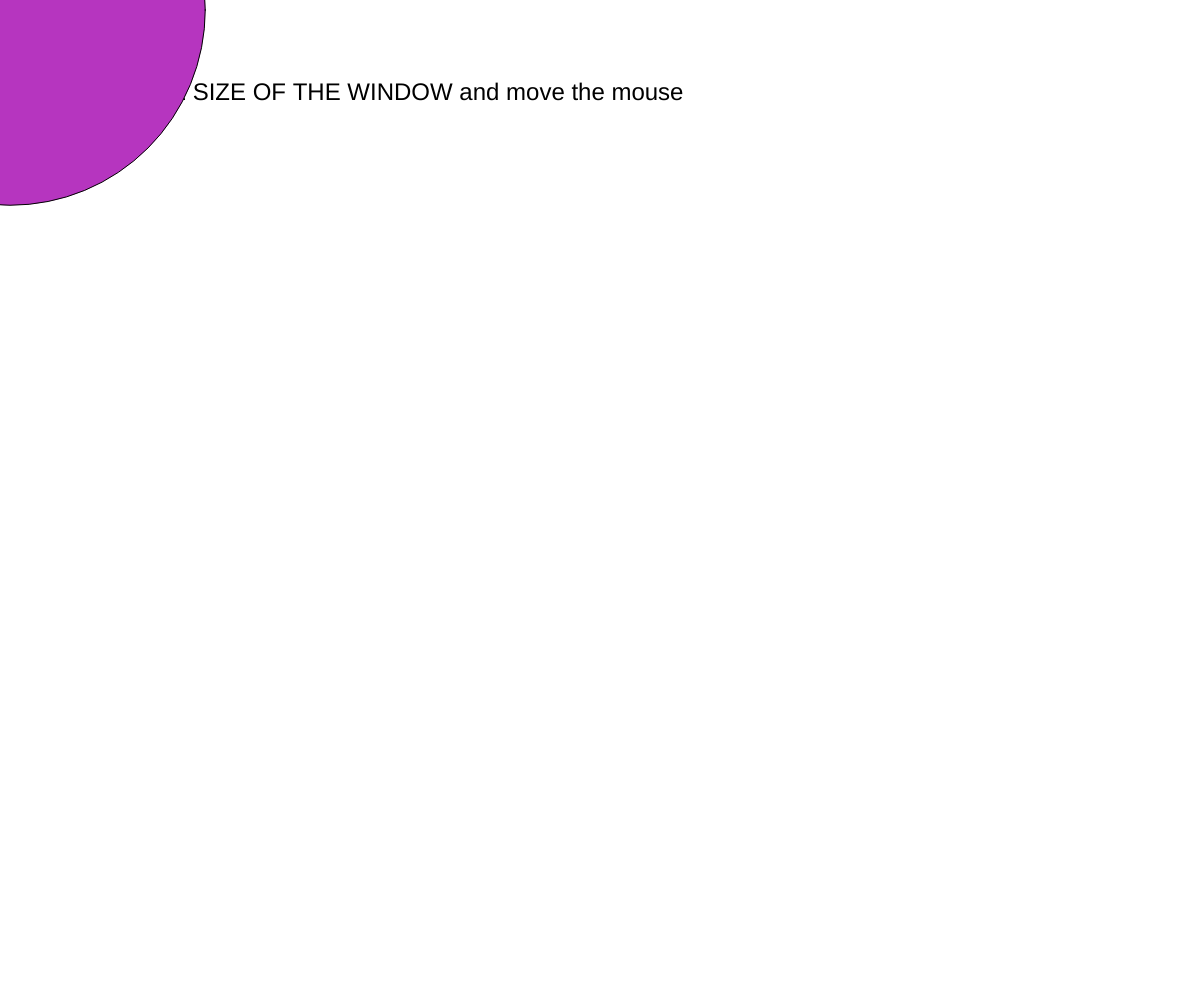
Frame 1 (no input)
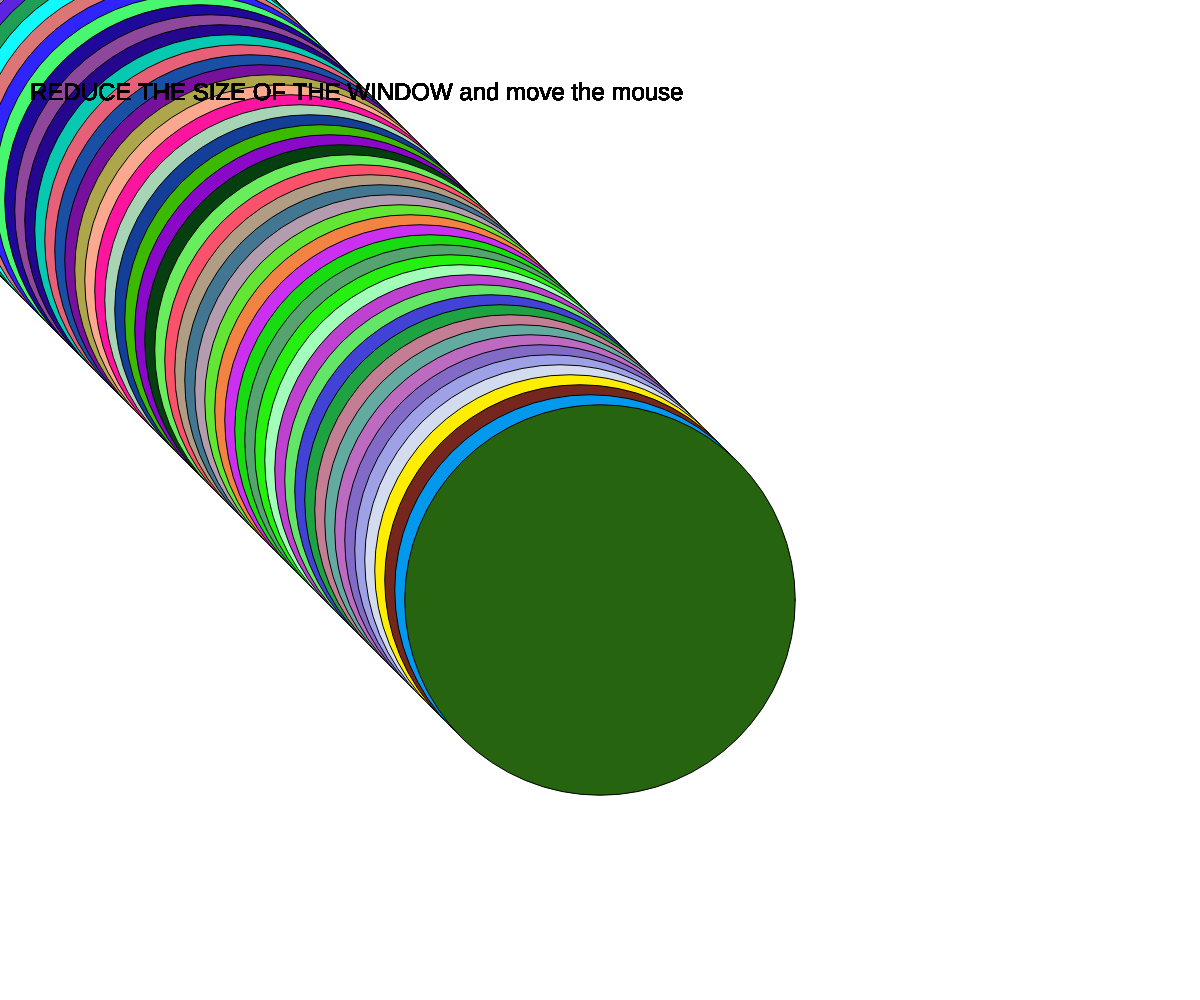
Frame 60 (no input)
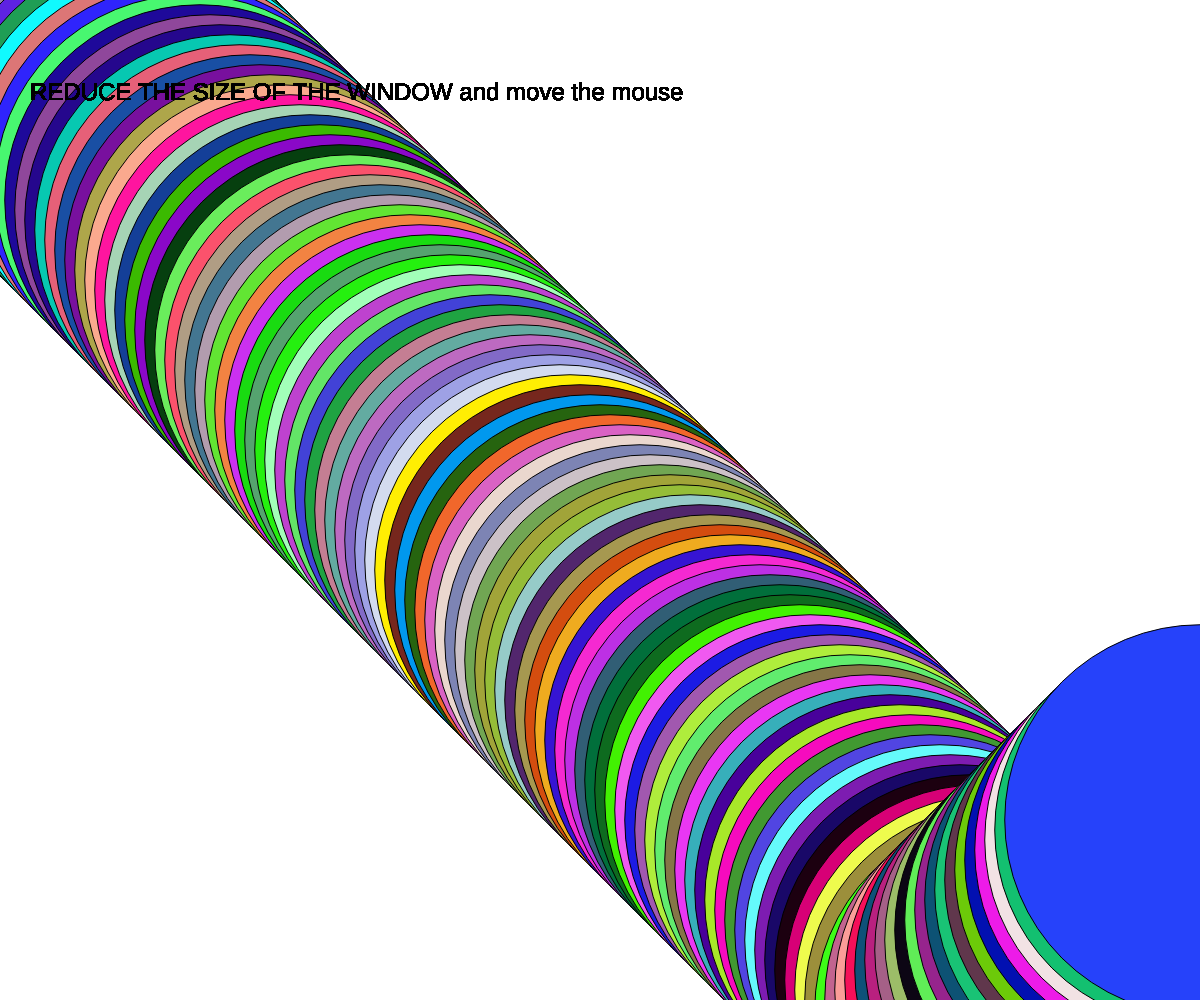
Frame 120 (the mouse pressed at the canvas centre since frame 60)

The p5.js sketch that drew these frames (run headless with seeded random() and noise() and a simulated clock; from frame 60 on, the mouse is pressed at the canvas centre):

// p5.js sketch
// ── sketch.js
var x = 10;
var y = 10;
var xspeed = 10;
var yspeed = 10;

function setup() {
  //canvas big as the window
  createCanvas(windowWidth, windowHeight);
  background(255);

}

function draw() {
  push();
  textFont('Arial');
  textSize(24);
  fill(0);
  var myText = 'REDUCE THE SIZE OF THE WINDOW and move the mouse';
  text(myText, 30, 100);
  pop();


  var d = dist(windowWidth / 4, windowHeight / 4, mouseX, mouseY);

  //color and figure
  fill(random(0, 255), random(0, 255), random(0, 255));
  ellipse(x, y, d);

  //bouncing horizontally
  x = x + xspeed;

  if (x > windowWidth || x < 0) {
    xspeed = -xspeed;
  }

  //bouncing veritcally
  y = y + yspeed;

  if (y > windowHeight || y < 0) {
    yspeed = -yspeed;
  }

}
